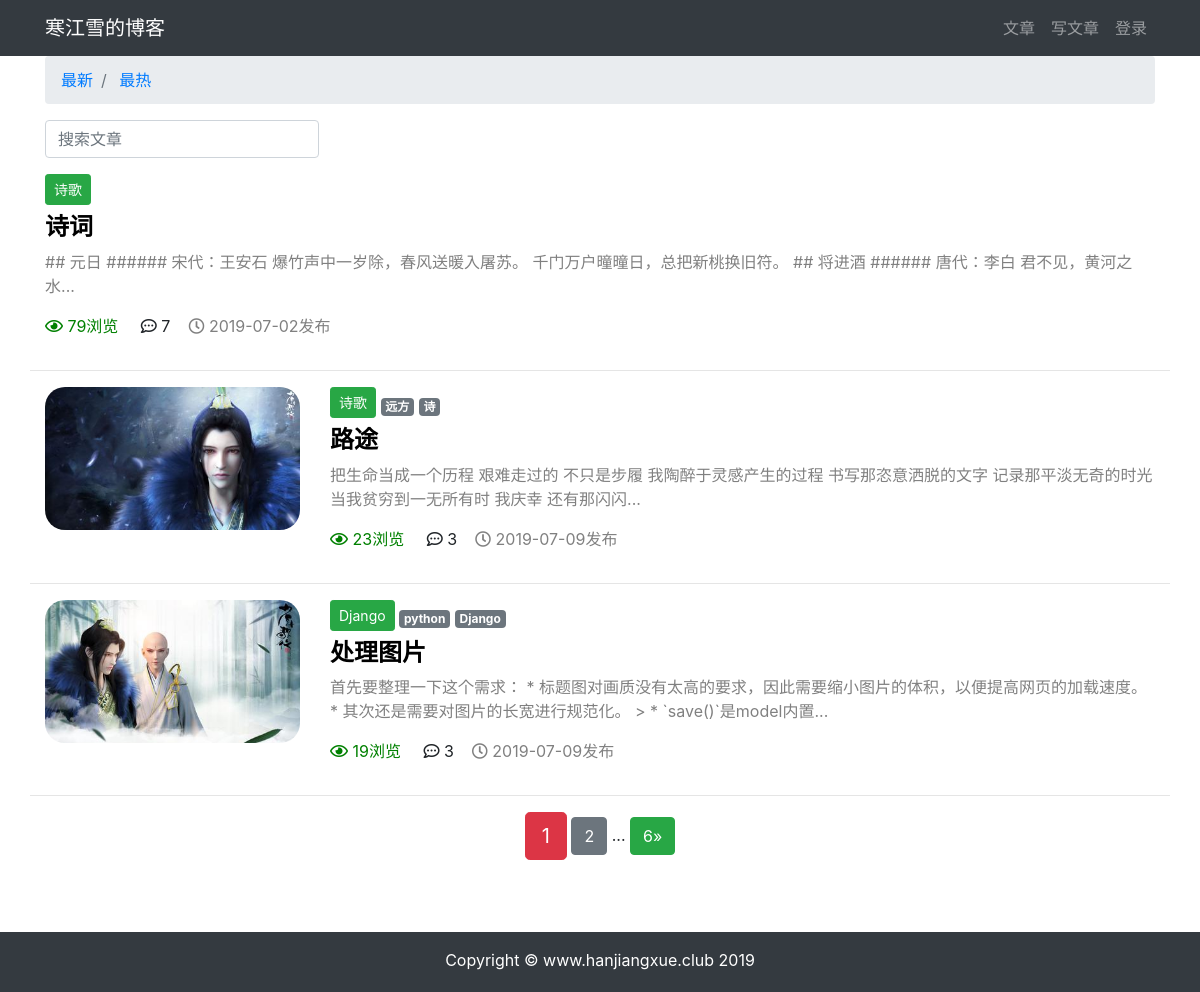
Before: /article/article-list?order=total_views&search=&column=None&tag=None with the older database file.
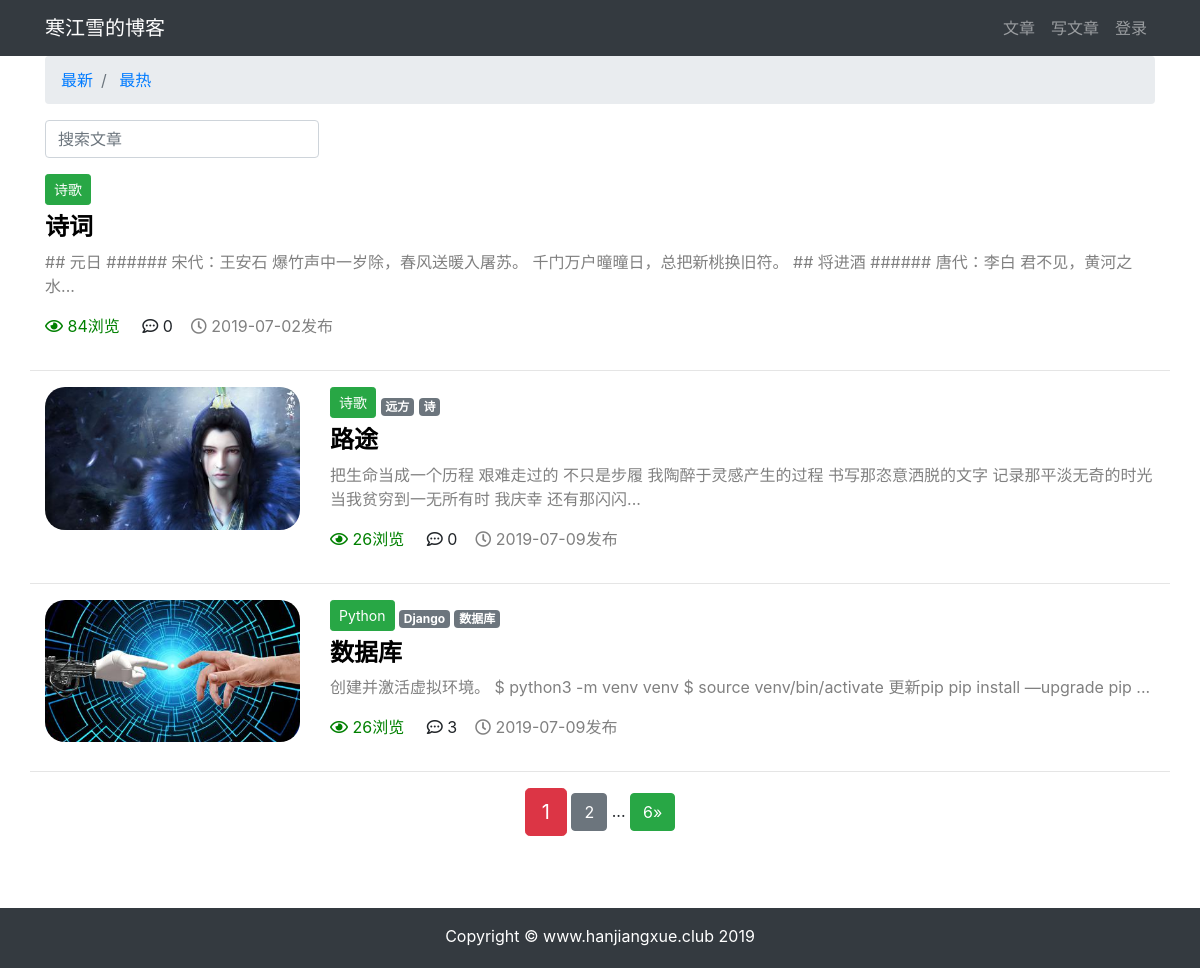
After: the same page with the newer database file.
### article/models.py (models this page shows, shortened)
class ArticlePost(models.Model):
    author = models.ForeignKey(User, on_delete=models.CASCADE, verbose_name='文章')
    column = models.ForeignKey(ArticleColumn, null=True, blank=True, on_delete=models.CASCADE, related_name='article',
                               verbose_name='栏目')
    tags = TaggableManager(blank=True)
    avatar = models.ImageField(upload_to='article/%Y%m%d',blank=True)
    title = models.CharField(max_length=100, verbose_name='标题')
    body = models.TextField(verbose_name='正文')
    total_views = models.PositiveIntegerField(default=0,verbose_name='浏览量')
    created_time = models.DateTimeField(default=timezone.now, verbose_name='创建时间')
    update_time = models.DateTimeField(auto_now=True, verbose_name='更新时间')
    class Meta:
        ordering = ('-created_time',)  # 注意这里是元组（Tuple）
        verbose_name = "文章"
        verbose_name_plural = '文章'

class ArticleColumn(models.Model):
    title = models.CharField(max_length=200, blank=True, verbose_name='栏目标题')
    created = models.DateTimeField(default=timezone.now, verbose_name='栏目创建时间')
    def __str__(self):
        return self.title
    class Meta:
        verbose_name = '栏目'
        verbose_name_plural = '栏目'

### article/views.py (the view)
# urls.py: path('article-list', views.article_list, name='article_list'),
def article_list(request):
    search = request.GET.get('search')
    order = request.GET.get('order')
    column = request.GET.get('column')
    tag = request.GET.get('tag')
    article_list = ArticlePost.objects.all()
    if search:
        article_list = article_list.filter(
            Q(title__icontains=search)|
            Q(body__icontains=search)
        )
    else:
        search=''
    if column is not None and column.isdigit():
        article_list = article_list.filter(column=column)
    if tag and tag != 'None':
        article_list = article_list.filter(tags__name__in=[tag])
    if order == 'total_views':
        article_list = article_list.order_by('-total_views')
    paginator = Paginator(article_list, 3)
    page = request.GET.get('page')
    articles = paginator.get_page(page)
    context = {'articles': articles,
               'order': order,
               'search': search,
               'column': column,
               'tag': tag,
               }
    return render(request, 'article/list.html', context)

### templates/article/list.html (shortened to what this page needs)
{% extends 'base.html' %}
{% load staticfiles %}
{% block content %}
<div class="container">
    <nav aria-label="breadcrumb">
        <ol class="breadcrumb">
            <li class="breadcrumb-item">
                <a href="{% url 'article:article_list' %}?search={{ search }}&column={{ column }}&tag={{ tag }}">最新</a>
            </li>
            <li class="breadcrumb-item">
                <a href="{% url 'article:article_list' %}?order=total_views&search={{ search }}&column={{ column }}&tag={{ tag }}">最热</a>
            </li>
        </ol>
    </nav>
    <div class="row">
        <div class="col-auto mr-auto">
            <form class="form-inline">
                <input type="text" class="form-control mb-2 mr-sm-2" name="search" placeholder="搜索文章" required>
            </form>
        </div>
    </div>
      <div class="row mt-2">
          {% for article in articles %}
              {% if article.avatar %}
                  <div class="col-3">
                    <img src="{{ article.avatar.url }}" alt="avatar" style="max-width: 100%; border-radius: 20px">
                  </div>
              {% endif %}
           <div class="col">
               {% if article.column %}
                   <button type="button" class="btn btn-sm mb-2 btn-success"   href="{% url 'article:article_list' %}?tag={{ tag }}&column={{ column }} ">{{ article.column }}</button>
               {% endif %}
                <span>
                    {% for tag in article.tags.all %}
                        <a href="{% url 'article:article_list' %}?tag={{ tag }}&column={{ column }}" class="badge badge-secondary">{{ tag }}</a>
                    {% endfor %}
                </span>
               <h4 >
                   <b>
                       <a href="{% url 'article:article_detail' article.pk %}" style="color: black">{{ article.title }}</a>
                   </b>
               </h4>
               <div >
                   <p style="color: gray">{{ article.body|slice:'100' }}...</p>
               </div>
                <P>
                    <span style="color: green">
                        <i class="far fa-eye"></i>
                        {{ article.total_views }}浏览&nbsp;&nbsp;&nbsp;&nbsp;
                    </span>
                    <span>
                        <i class="far fa-comment-dots"></i>
                        {{ article.comments.count }}&nbsp;&nbsp;&nbsp;
                    </span>
                    <span style="color: grey">
                        <i class="far fa-clock"></i>
                        {{ article.created_time|date:'Y-m-d' }}发布&nbsp;&nbsp;&nbsp;
                    </span>
                </P>
           </div>
            <hr style="width: 100%;">
          {% endfor %}
      </div>
    <div class="paginator row">
        <div class="m-auto">
            <span class="step-links">
            <span class="current btn btn-danger btn-lg">{{ articles.number }}</span>
            {% if articles.has_next %}
                <a href="?page={{ articles.next_page_number }}&order={{ order }}&search={{ search }}&column={{ column }}&tag={{ tag }}" class="btn btn-secondary">{{ articles.next_page_number }}</a>
                <span>...</span>
                <a href="?page={{ articles.paginator.num_pages }}&order={{ order }}&search={{ search }}&column={{ column }}&tag={{ tag }}" class="btn btn-success"> {{ articles.paginator.num_pages }}&raquo;</a>
            {% endif %}
        </div>
    </div>
</div>
{% endblock content %}

Changed rows visible on the page:
no longer on this page (row edited): ArticlePost: avatar (picture), column "Django", title "处理图片", body "首先要整理一下这个需求： * 标题图对画质没有太高的要求，因此需要缩小图片的体积，以便提高网页的加载速度。 * 其次还是需要对图片的长宽进行规范化。 > * `save()`是model内置", total_views "19", comments.count "3", created_time "2019-07-09", Tag (name "Django")
no longer on this page (row unchanged): Tag: name "python", shown under "Django"
changed ArticlePost "诗词": total_views "79" → "84"; comments.count "7" → "0"
changed ArticlePost "路途": total_views "23" → "26"; comments.count "3" → "0"
now on this page (row edited): ArticlePost: avatar (picture), column "Python", title "数据库", body "创建并激活虚拟环境。 $ python3 -m venv venv $ source venv/bin/activate 更新pip pip install —upgrade pip", total_views "26", comments.count "3", created_time "2019-07-09", Tag (name "Django")
now on this page (row unchanged): Tag: name "数据库", shown under "Python"
